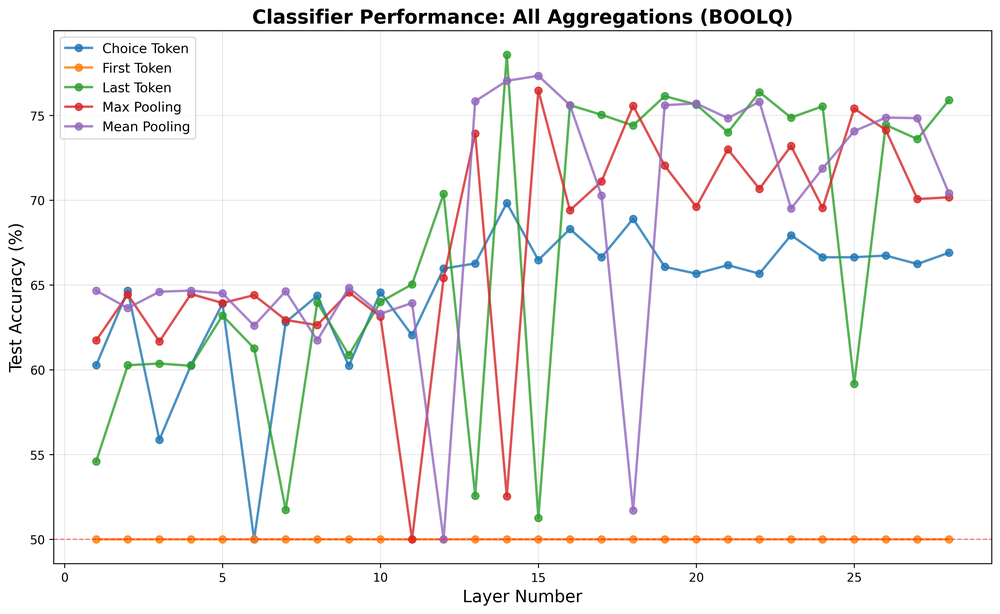
#> input picture tests/bench_table_runpod/process_results/plots/boolq_aggregations_clean.png, 1000 x 614 px, shrunk from 3470 x 2129 before the run; its folder holds 4 pictures in this run
$ python plot_from_json.py
#> lines starting #> are read from the running program, lines starting #| are printed output that depends on the picture
#!/usr/bin/env python3
"""
Read results from JSON files and create plots without binomial errors.

This script reads pre-computed results from JSON files in the results folders
and creates clean plots using only the mean accuracy (without binomial error bars).
Optionally uses std_accuracy from the 10 runs as error bars instead.
"""

import json
import os
import matplotlib.pyplot as plt
import numpy as np
from typing import Dict, List


def load_aggregation_results(benchmark: str, base_dir: str) -> Dict[str, Dict[str, float]]:
    """
    Load aggregation results for a benchmark from JSON files.

    Returns:
        Dict[aggregation_name] -> Dict[layer_name] -> mean_accuracy
    """
    aggregation_types = ['choice_token', 'first_token', 'last_token', 'max_pooling', 'mean_pooling']
    results = {}

    for agg_type in aggregation_types:
        json_path = os.path.join(base_dir, benchmark, f'{benchmark}_aggregation_{agg_type}_results.json')

        if not os.path.exists(json_path):
            print(f"Warning: {json_path} not found, skipping...")
            continue

        with open(json_path, 'r') as f:
            data = json.load(f)

        # Extract mean_accuracy for each layer
        layer_accuracies = {}
        for layer_name, layer_data in data['results_by_layer'].items():
            layer_accuracies[layer_name] = layer_data['mean_accuracy']

        results[agg_type] = layer_accuracies

    return results


def load_train_size_results(benchmark: str, base_dir: str) -> Dict[int, Dict[str, float]]:
    """
    Load train size results for a benchmark from JSON files.
    Auto-detects the aggregation method used for each benchmark.

    Returns:
        Dict[k] -> Dict[layer_name] -> mean_accuracy
    """
    # Each benchmark used a different aggregation method
    aggregation_map = {
        'boolq': 'mean_pooling',
        'cb': 'last_token',
        'gsm8k': 'last_token',
        'sst2': 'choice_token',
    }

    aggregation = aggregation_map.get(benchmark, 'mean_pooling')
    k_values = [5, 10, 20, 50, 100, 250]
    results = {}

    for k in k_values:
        json_path = os.path.join(base_dir, benchmark, f'{benchmark}_train_size_k{k}_{aggregation}_results.json')

        if not os.path.exists(json_path):
            print(f"Warning: {json_path} not found, skipping...")
            continue

        with open(json_path, 'r') as f:
            data = json.load(f)

        # Extract mean_accuracy for each layer
        layer_accuracies = {}
        for layer_name, layer_data in data['results_by_layer'].items():
            layer_accuracies[layer_name] = layer_data['mean_accuracy']

        results[k] = layer_accuracies

    return results


# [94 lines left out: functions plot_aggregations_combined, plot_train_size_combined, not called in this run]


def create_2x2_combined_plot(plot_type: str, benchmarks: List[str], base_dir: str, output_dir: str):
    """
    Create 2x2 combined plots from individual clean plots.

    Args:
        plot_type: 'aggregations' or 'train_size'
        benchmarks: List of benchmark names
        base_dir: Base directory for results
        output_dir: Output directory for plots
    """
    from matplotlib.image import imread

    fig, axes = plt.subplots(2, 2, figsize=(20, 16))
    benchmark_names = {'boolq': 'BoolQ', 'cb': 'CB', 'gsm8k': 'GSM8K', 'sst2': 'SST2'}

    if plot_type == 'aggregations':
        fig.suptitle('Benchmark Aggregations Comparison (Clean)', fontsize=20, fontweight='bold')
        filename_pattern = '{}_aggregations_clean.png'
    else:
        fig.suptitle('Train Size Improvement Comparison (Clean)', fontsize=20, fontweight='bold')
        filename_pattern = '{}_train_size_clean.png'

    axes_flat = axes.flatten()

    for idx, benchmark in enumerate(benchmarks):
        img_path = os.path.join(output_dir, 'plots', filename_pattern.format(benchmark))

        if os.path.exists(img_path):
            img = imread(img_path)
            axes_flat[idx].imshow(img)
            axes_flat[idx].set_title(benchmark_names[benchmark], fontsize=16, fontweight='bold')
        else:
            axes_flat[idx].text(0.5, 0.5, f'{benchmark}\nNot Available',
                              ha='center', va='center', fontsize=14)

        axes_flat[idx].axis('off')

    plt.tight_layout()
    output_path = os.path.join(output_dir, 'subplots', f'all_benchmarks_{plot_type}_2x2_clean.png')
    plt.savefig(output_path, dpi=300, bbox_inches='tight')
    plt.close()

    print(f"2x2 combined plot saved: {output_path}")


def main():
    """Generate all plots from JSON data."""

    # Get script directory
    script_dir = os.path.dirname(os.path.abspath(__file__))
    base_dir = os.path.join(script_dir, '../results')
    output_dir = script_dir

    benchmarks = ['boolq', 'cb', 'gsm8k', 'sst2']

    print("=" * 80)
    print("GENERATING PLOTS FROM JSON DATA (NO BINOMIAL ERRORS)")
    print("=" * 80)

    # Generate aggregation plots for each benchmark
    print("\n--- Aggregations Plots ---")
    for benchmark in benchmarks:
        print(f"\nProcessing {benchmark}...")
        results = load_aggregation_results(benchmark, base_dir)

        if not results:
            print(f"  No results found for {benchmark}")
            continue

        output_path = os.path.join(output_dir, 'plots', f'{benchmark}_aggregations_clean.png')
        plot_aggregations_combined(benchmark, results, output_path)

    # Generate train size plots for each benchmark
    print("\n--- Train Size Plots ---")
    for benchmark in benchmarks:
        print(f"\nProcessing {benchmark}...")
        results = load_train_size_results(benchmark, base_dir)

        if not results:
            print(f"  No results found for {benchmark}")
            continue

        output_path = os.path.join(output_dir, 'plots', f'{benchmark}_train_size_clean.png')
        plot_train_size_combined(benchmark, results, output_path)

    # Create 2x2 combined plots
    print("\n--- Creating 2x2 Combined Plots ---")
    create_2x2_combined_plot('aggregations', benchmarks, base_dir, output_dir)
#> in create_2x2_combined_plot, img is the input picture: shape (614, 1000, 4) float32; mean R, G, B, A 0.962, 0.959, 0.956, 1
#> pass 2 of the loop in create_2x2_combined_plot, `for idx, benchmark in enumerate(benchmarks):`:
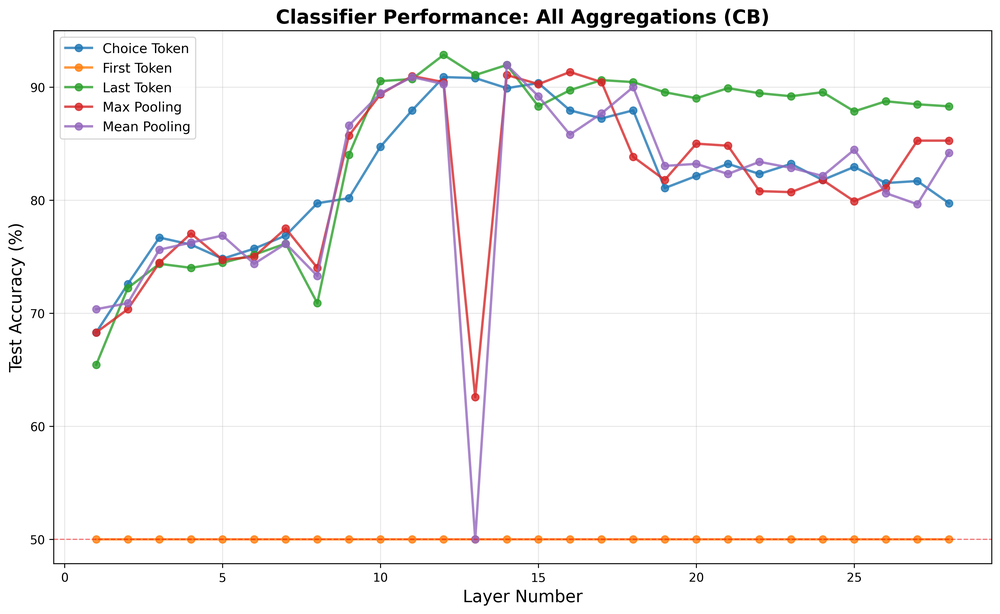
#> input picture tests/bench_table_runpod/process_results/plots/cb_aggregations_clean.png, 1000 x 614 px, shrunk from 3470 x 2129 before the run
#> in create_2x2_combined_plot, img is the input picture: shape (614, 1000, 4) float32; mean R, G, B, A 0.972, 0.967, 0.967, 1
#> in create_2x2_combined_plot, `plt.savefig(output_path, dpi=300, bbox_inches='tight')`:
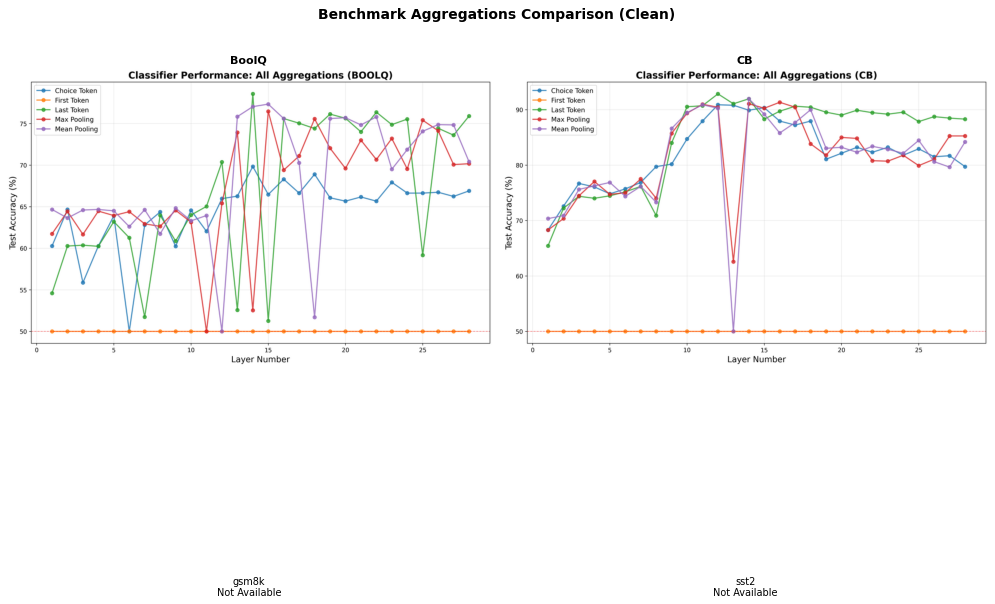
#> figure drawn by matplotlib, 2 panels
    create_2x2_combined_plot('train_size', benchmarks, base_dir, output_dir)
#> call 2 of create_2x2_combined_plot, with plot_type = 'train_size', output_dir = 'tests/bench_table_runpod/process_results'
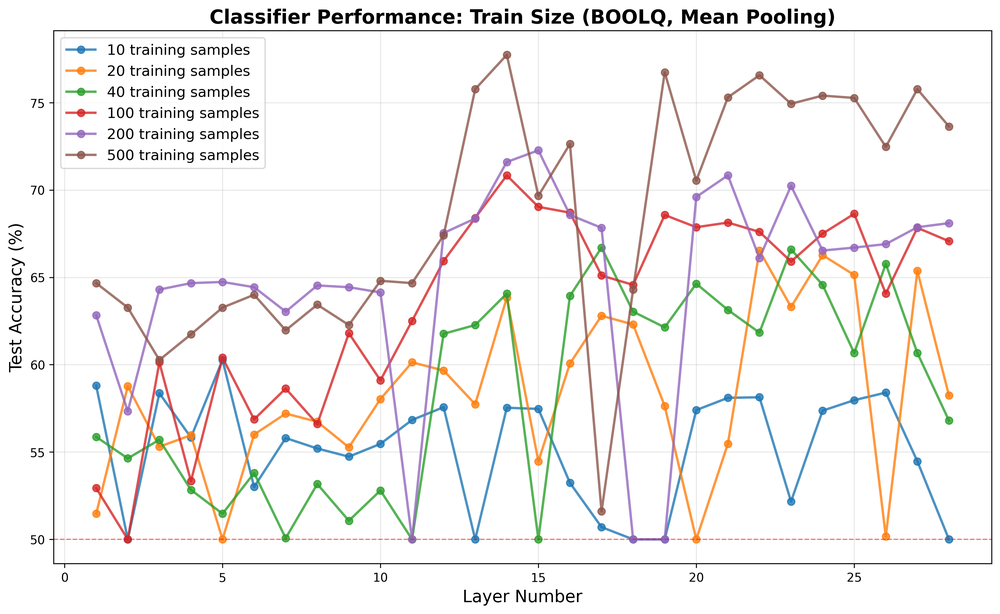
#> input picture tests/bench_table_runpod/process_results/plots/boolq_train_size_clean.png, 1000 x 614 px, shrunk from 3470 x 2129 before the run
#> in create_2x2_combined_plot, img is the input picture: shape (614, 1000, 4) float32; mean R, G, B, A 0.958, 0.951, 0.948, 1
#> pass 2 of the loop in create_2x2_combined_plot, `for idx, benchmark in enumerate(benchmarks):`:
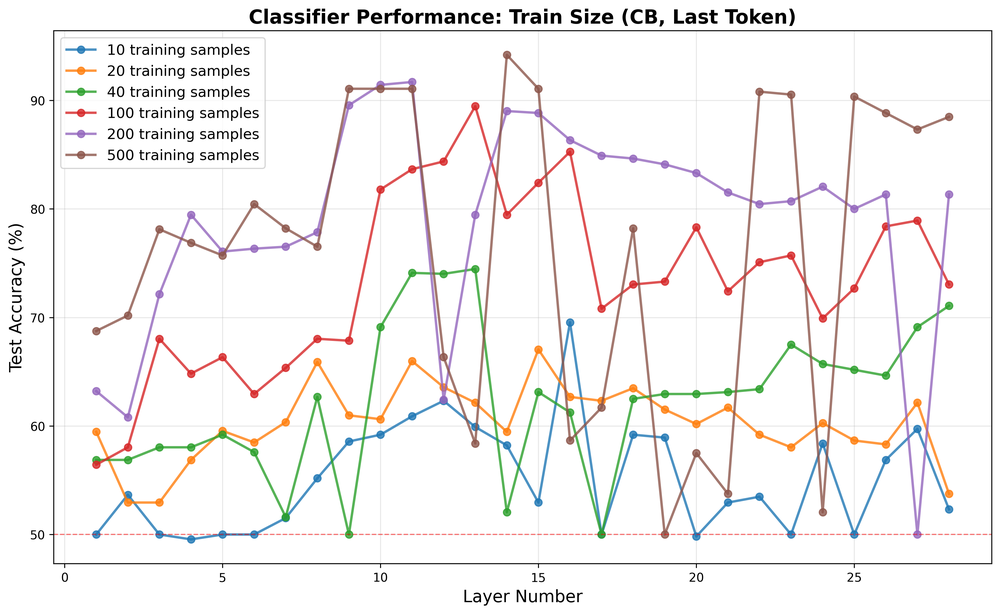
#> input picture tests/bench_table_runpod/process_results/plots/cb_train_size_clean.png, 1000 x 614 px, shrunk from 3470 x 2129 before the run
#> in create_2x2_combined_plot, img is the input picture: shape (614, 1000, 4) float32; mean R, G, B, A 0.958, 0.952, 0.95, 1
#> in create_2x2_combined_plot (call 2), `plt.savefig(output_path, dpi=300, bbox_inches='tight')`:
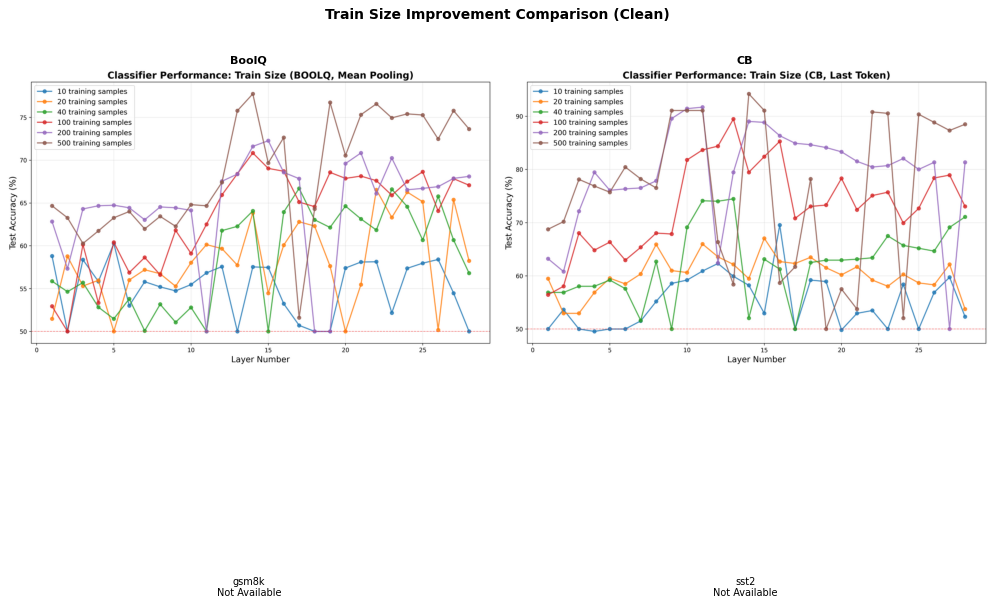
#> figure drawn by matplotlib, 2 panels

    print("\n" + "=" * 80)
    print("DONE!")
    print("=" * 80)
    print(f"\nAll plots saved to: {output_dir}")


if __name__ == "__main__":
    main()
